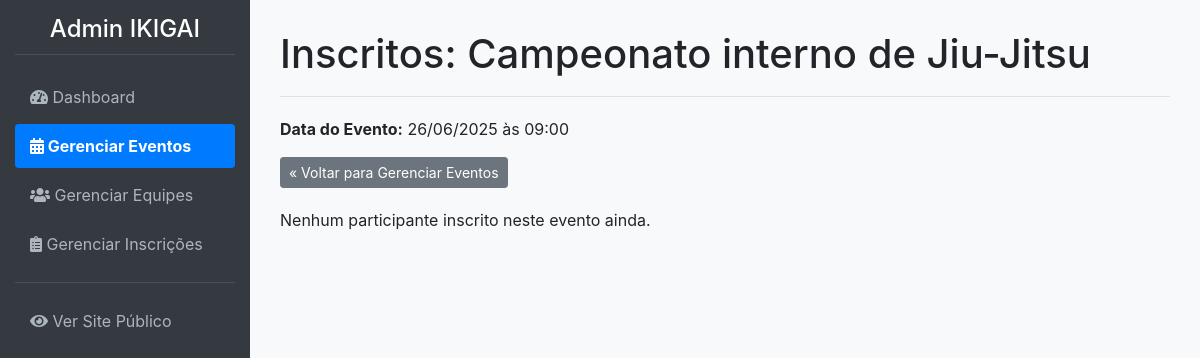
/admin/eventos/2/inscricoes (signed in), run on an earlier commit of the app's database.
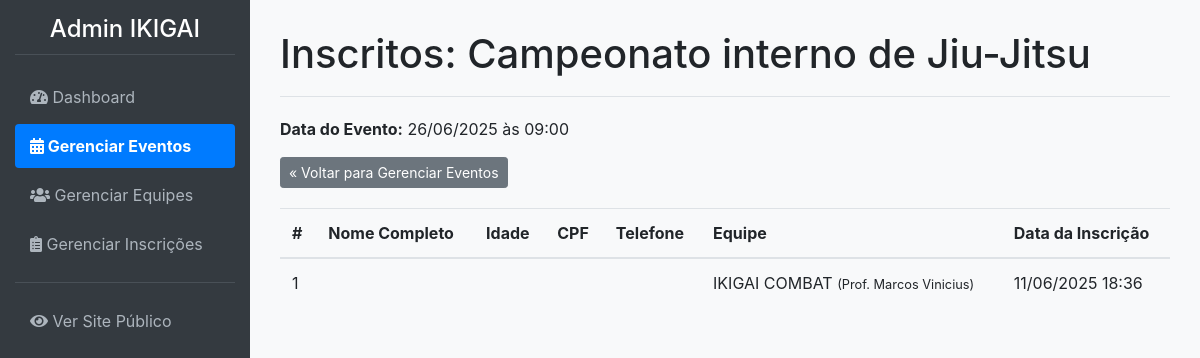
And on a later commit of the database.
### app/models.py (models this page shows, shortened)
class Inscricao(db.Model):
    __tablename__ = 'inscricoes'
    id = db.Column(db.Integer, primary_key=True)
    data_inscricao = db.Column(db.DateTime, default=datetime.utcnow)
    status = db.Column(db.String(20), nullable=False, default='Pendente')
    user_id = db.Column(db.Integer, db.ForeignKey('users.id'), nullable=False)
    evento_id = db.Column(db.Integer, db.ForeignKey('eventos.id'), nullable=False)
    equipe_id = db.Column(db.Integer, db.ForeignKey('equipes.id'), nullable=False)

class Equipe(db.Model):
    __tablename__ = 'equipes'
    id = db.Column(db.Integer, primary_key=True)
    nome_equipe = db.Column(db.String(100), nullable=False, unique=True)
    professor_responsavel = db.Column(db.String(100), nullable=False)
    inscricoes = db.relationship('Inscricao', backref='equipe', lazy=True)

### app/admin/routes.py (the view)
@bp.route('/eventos/<int:evento_id>/inscricoes')
@admin_required
def listar_inscricoes_evento(evento_id):
    evento = Evento.query.get_or_404(evento_id)
    inscricoes = Inscricao.query.filter_by(evento_id=evento.id).order_by(Inscricao.data_inscricao).all()
    return render_template('admin/admin_listar_inscricoes_evento.html', evento=evento, inscricoes=inscricoes)

### app/__init__.py (called while the page is built)
@login_manager.user_loader
def load_user(user_id):
    return models.User.query.get(int(user_id))

### app/admin/routes.py (called while the page is built)
@bp.before_request
def before_request_handler():
    if current_app.config.get('DEBUG') and not current_user.is_authenticated:
        user = User.query.first()
        if user:
            login_user(user)

### app/templates/admin/admin_listar_inscricoes_evento.html (shortened to what this page needs)
{% extends 'admin/admin_base.html' %}
{% block page_title %}Inscritos: {{ evento.nome_evento }}{% endblock %}
{% block content %}
<p><strong>Data do Evento:</strong> {{ evento.data_hora_evento.strftime('%d/%m/%Y às %H:%M') }}</p>
<a href="{{ url_for('admin.gerenciar_eventos') }}" class="btn btn-secondary btn-sm" style="margin-bottom:20px;">&laquo; Voltar para Gerenciar Eventos</a>
{% if inscricoes %}
    <table class="table">
        <thead>
            <tr>
                <th>#</th>
                <th>Nome Completo</th>
                <th>Idade</th>
                <th>CPF</th>
                <th>Telefone</th>
                <th>Equipe</th>
                <th>Data da Inscrição</th>
            </tr>
        </thead>
        <tbody>
            {% for inscricao in inscricoes %}
            <tr>
                <td>{{ loop.index }}</td>
                <td>{{ inscricao.nome_participante }} {{ inscricao.sobrenome_participante }}</td>
                <td>{{ inscricao.idade }}</td>
                <td>{{ inscricao.cpf }}</td>
                <td>{{ inscricao.telefone }}</td>
                <td>
                    {% if inscricao.equipe %}
                        {{ inscricao.equipe.nome_equipe }}
                        <small>(Prof. {{ inscricao.equipe.professor_responsavel }})</small>
                    {% else %}
                        Equipe não informada
                    {% endif %}
                </td>
                <td>{{ inscricao.data_inscricao.strftime('%d/%m/%Y %H:%M') }}</td>
            </tr>
            {% endfor %}
        </tbody>
    </table>
{% else %}
    <p>Nenhum participante inscrito neste evento ainda.</p>
{% endif %}
{% endblock %}

What changed in the data, as far as the page shows it:
added Inscricao: equipe.nome_equipe "IKIGAI COMBAT", equipe.professor_responsavel "Marcos Vinicius", data_inscricao "11/06/2025 18:36"
Also different on the page:
text no longer shown: "Nenhum participante inscrito neste evento ainda."
text now shown: "# Nome Completo Idade CPF Telefone Equipe Data da Inscrição"
